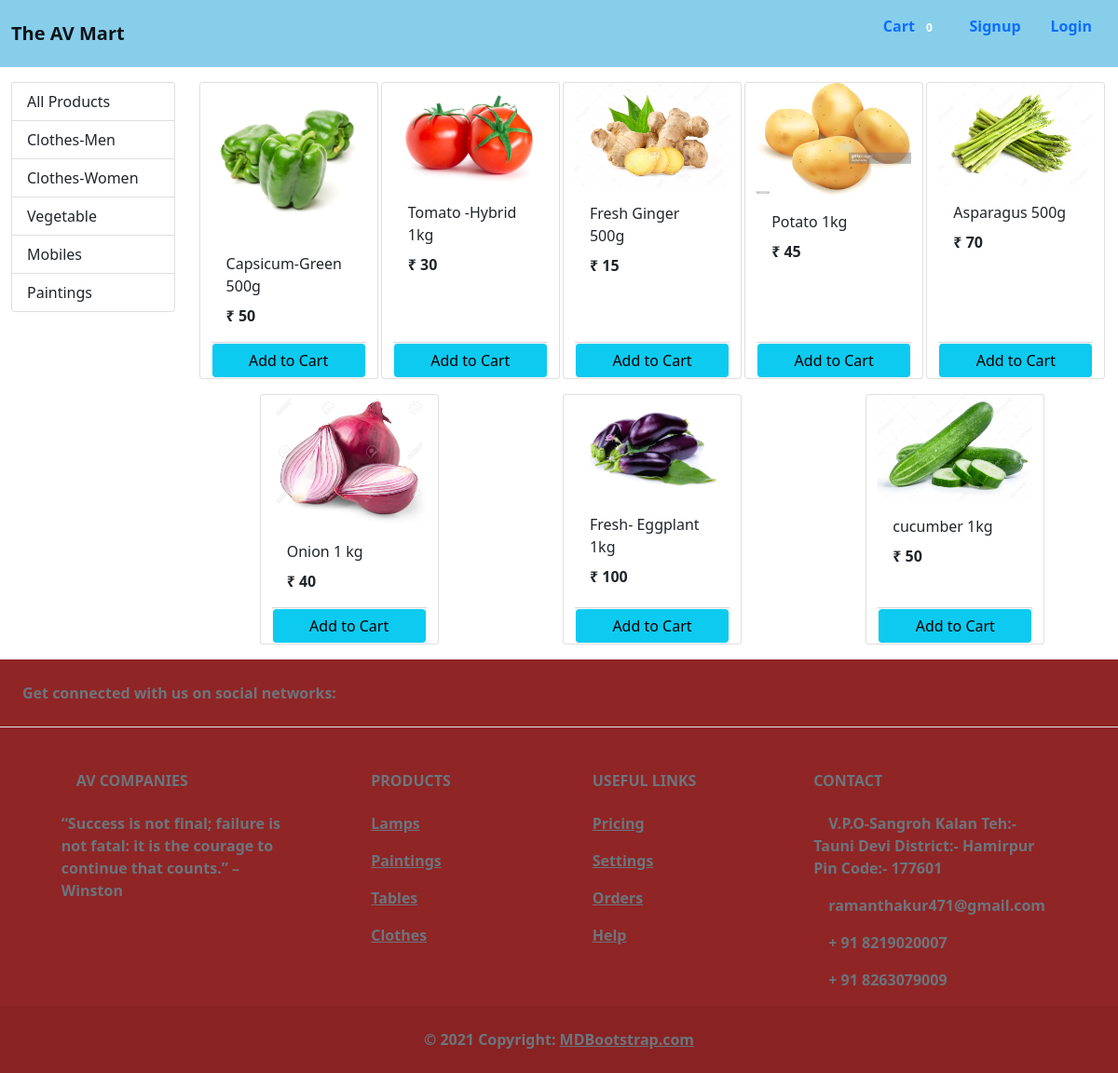
Screenshot of /?category=3 with the database file from the repository.
### store/models/category.py (models this page shows, shortened)
class Category(models.Model):
    name = models.CharField(max_length=20)
    @staticmethod
    def get_all_categories():
        return Category.objects.all()

### store/models/product.py (models this page shows, shortened)
class Product(models.Model):
    name = models.CharField(max_length=50)
    price= models.IntegerField(default=0)
    category = models.ForeignKey(Category , on_delete=models.CASCADE , default=1)
    description = models.CharField(max_length=200 , default='' , null=True ,blank=True)
    image = models.ImageField(upload_to='uploads/products/')
    @staticmethod
    def get_all_products_by_categoryid(category_id):
        if category_id:
            return Product.objects.filter(category = category_id)
        else:
            return_Product.get_all_products();

### store/views/home.py (the view, shortened to what this page needs)
# urls.py: path('', Index.as_view(), name='homepage'),
class Index(View):
    def get(self, request):
        cart = request.session.get('cart')
        if not cart:
            request.session['cart'] = {}
        products = None
        categories = Category.get_all_categories()
        categoriesID = request.GET.get('category')
        if categoriesID:
            products = Product.get_all_products_by_categoryid(categoriesID)
        else:
            products = Product.get_all_products();
        data = {}
        data['products'] = products
        data['categories'] = categories
        print('you are:', request.session.get('email'))
        return render(request, 'index.html', data)

### store/templatetags/cart.py (called while the page is built)
@register.filter(name='is_in_cart')
def is_in_cart(product, cart):
    keys = cart.keys()
    for id in keys:
        if int_or_0(id) == product.id:
            return True
    return False;

### store/templatetags/custom_filter.py (called while the page is built)
@register.filter(name='currency')
def currency(number):
    return "₹ "+ str(number)

### store/templates/index.html (shortened to what this page needs)
{% extends 'base.html' %}
{% block content %}
{% load cart %}
{% load custom_filter %}
<div class="container-fluid mt-3">
    <div class="row">
        <div class="col-lg-2 mx-auto">
            <div class="list-group">
                <a href="/" class="list-group-item list-group-item-action">All Products</a>
                {% for category in categories %}
                <a href="/?category={{category.id}}"
                   class="list-group-item list-group-item-action">{{category.name}}</a>
                {% endfor %}
            </div>
        </div>
        <div id="products" class="col-lg-10 mx-auto">
            <div class="row mx-auto">
                {% for product in products %}
                <div class="card mx-auto mb-3" id={{product.id}} style="width: 12rem;">
                    <img src="{{product.image.url}}"
                         class="card-img-top" alt="...">
                    <div class="card-body">
                        <p class="card-title">{{product.name}}</p>
                        <p class="card-text"><b>{{product.price|currency}}</b></p>
                    </div>
                    <div class="card-footer p-0  no-gutters">
                        {% if product|is_in_cart:request.session.cart %}
                        <div class="row no-gutters">
                            <form action="/#{{product.id}}" class="col-2" method="post">
                                {% csrf_token %}
                                <input hidden type="text" name='product' value='{{product.id}}'>
                                <input hidden type="text" name='remove' value='True'>
                                <input type="submit" value="-" class="btn btn-block btn-secondary border-right">
                            </form>
                            <div class="text-center col">{{product|cart_quantity:request.session.cart}} in Cart</div>
                            <form action="/#{{product.id}}" class="col-2" method="post">
                                {% csrf_token %}
                                <input hidden type="text" name='product' value='{{product.id}}'>
                                <input type="submit" value="+" class="btn btn-block btn-secondary">
                            </form>
                        </div>
                        {% else %}
                        <form action="/#{{product.id}}" method="POST" class="btn-block">
                            <input type="submit" class="float-right btn btn-light bg-info form-control"
                                   value="Add to Cart">
                        </form>
                        {% endif %}
                    </div>
                </div>
                {% endfor %}
            </div>
        </div>
    </div>
</div>
{% endblock %}

### rows the page displays
Category: name "Clothes-Men"
Category: name "Clothes-Women"
Category: name "Vegetable"
Category: name "Mobiles"
Category: name "Paintings"
Product: image (picture), name "Capsicum-Green 500g", price "₹ 50"
Product: image (picture), name "Tomato -Hybrid 1kg", price "₹ 30"
Product: image (picture), name "Fresh Ginger 500g", price "₹ 15"
Product: image (picture), name "Potato 1kg", price "₹ 45"
Product: {{ product.id }} 12 (drawn), image (picture), name "Asparagus 500g", price "₹ 70"
Product: image (picture), name "Onion 1 kg", price "₹ 40"
Product: image (picture), name "Fresh- Eggplant 1kg", price "₹ 100"
Product: image (picture), name "cucumber 1kg", price "₹ 50"

### other values shown
{{ request.session.cart.keys|length }} "0"
